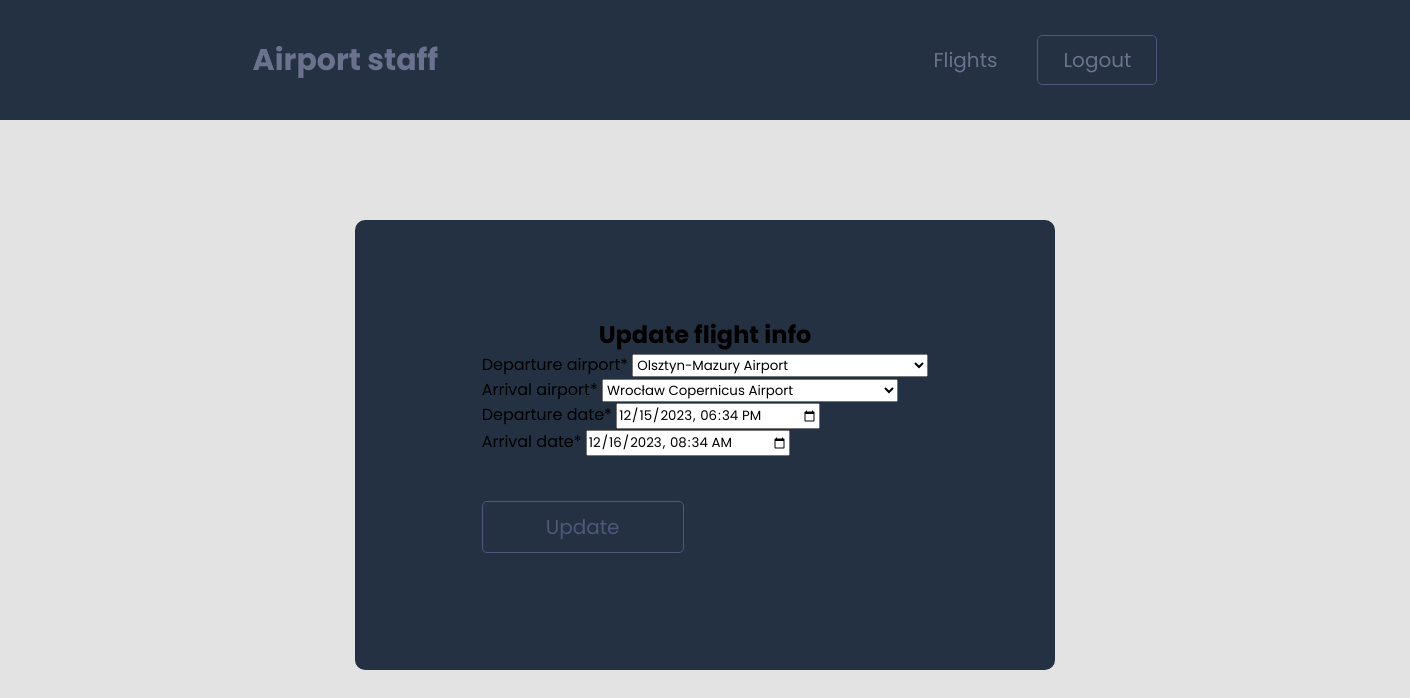
Screenshot of /staff/update_flight/16 (signed in) with the database file from the repository.
### staff/models.py (models this page shows, shortened)
class Flight(models.Model):
    departure_airport = models.ForeignKey(Airport, on_delete=models.CASCADE, related_name='departures')
    arrival_airport = models.ForeignKey(Airport, on_delete=models.CASCADE, related_name='arrivals')
    departure_date = models.DateTimeField()
    arrival_date = models.DateTimeField()
    class Meta:
        app_label = 'staff'

### staff/views.py (the view)
# urls.py: path('update_flight/<int:pk>', UpdateFlightView.as_view(), name='update_flight'),
class UpdateFlightView(LoginRequiredMixin, SuccessMessageMixin,  UpdateView):
    model = Flight
    form_class = FlightForm
    template_name = 'staff/update_flight.html'
    success_url = reverse_lazy('staff:flights')
    success_message = "The flight data was updated successfully."
    def get_context_data(self, **kwargs):
        context = super().get_context_data(**kwargs)
        context['form'] = self.form_class(instance=self.get_object())
        return context

### staff/forms.py (shortened to what this page needs)
class FlightForm(forms.ModelForm):
    class Meta:
        model = Flight
        fields = '__all__'
    departure_date = forms.DateTimeField(
        input_formats=['%Y-%m-%d %H:%M'],
        widget=forms.TextInput(attrs={'type': 'datetime-local'})
    )
    arrival_date = forms.DateTimeField(
        input_formats=['%Y-%m-%d %H:%M'],
        widget=forms.TextInput(attrs={'type': 'datetime-local'})
    )

### staff/models.py (called while the page is built)
    def __str__(self):
        return self.name

### staff/templates/staff/update_flight.html (shortened to what this page needs)
{% extends "staff/base.html" %}
{% load crispy_forms_tags %}
{% block content %}
<div class="empty-playlist">
    <h2>Update flight info</h2>
    <form method="POST" enctype="multipart/form-data">
        {{ form|crispy }}
        <div>
            <button type="submit" class="submit-button">Update</button>
        </div>
    </form>
</div>
{% endblock content %}

### staff/static/staff/style.css (style rules this page uses)
* { margin: 0; padding: 0; box-sizing: border-box; font-family: 'Poppins', sans-serif; }
body { background-color: #e3e3e3; }
.authentication-form, .empty-playlist, .addmusic { width: 700px; min-height: 450px; margin: 100px auto; padding: 20px 10px 40px 10px; background-color: #233142; border-radius: 10px; display: flex; justify-content: center; align-items: center; flex-direction: column; }
.submit-button { all: unset; cursor: pointer; width: 200px; height: 50px; text-align: center; border: 1px solid #50577A; color: #50577A; font-size: 20px; border-radius: 5px; transition: 0.3s ease-in-out; margin-top: 10%; background-color: #233142; }

### rows the page displays
Flight: departure_airport "Olsztyn-Mazury Airport", arrival_airport "Wrocław Copernicus Airport", departure_date "12/15/2023 18:34", arrival_date "12/16/2023 08:34"
